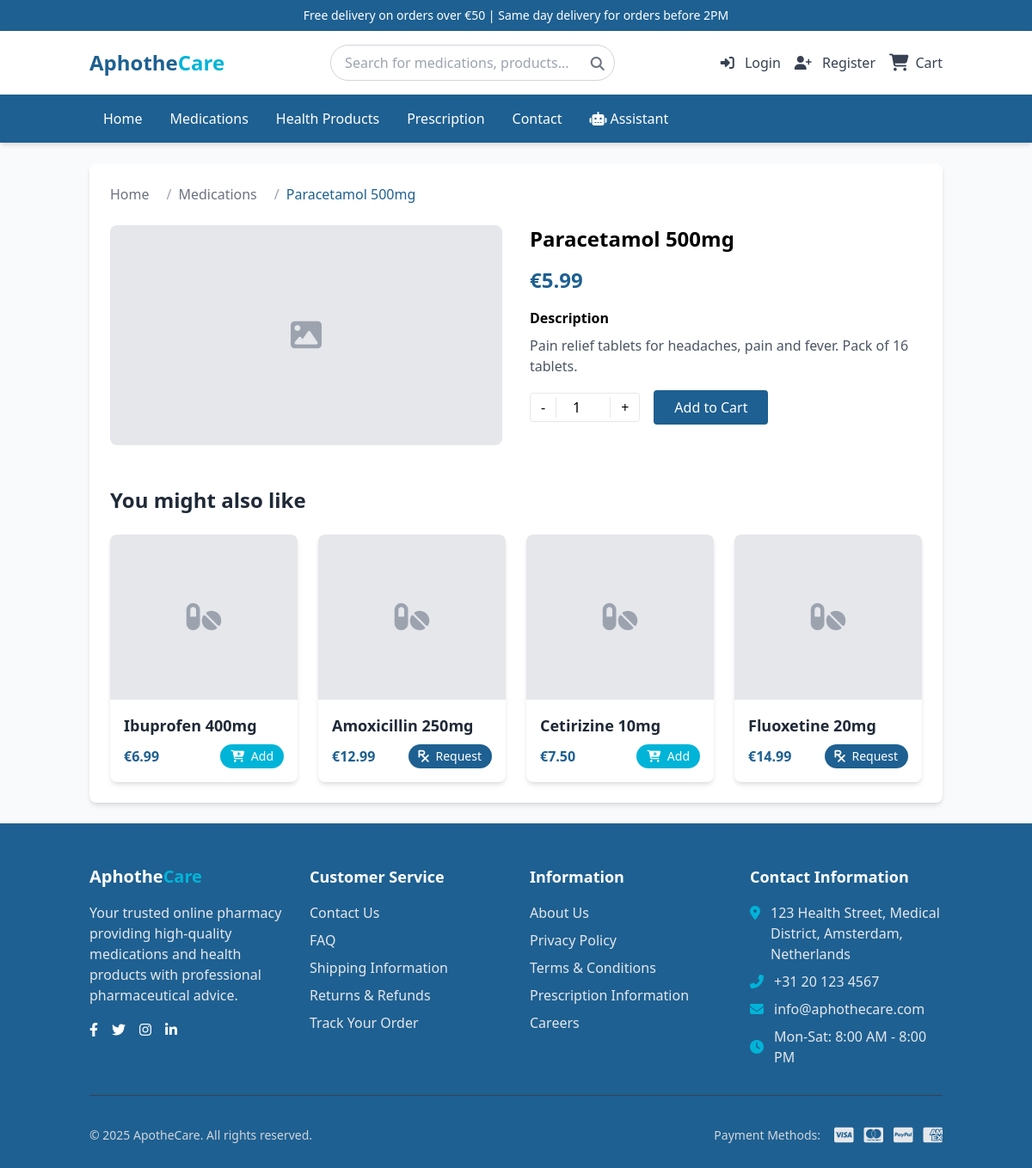
The page /index.php?page=product&id=1 on the database its author committed.
### tables this page shows
CREATE TABLE IF NOT EXISTS products (
    id INT AUTO_INCREMENT PRIMARY KEY,
    name VARCHAR(255) NOT NULL,
    slug VARCHAR(255) NOT NULL UNIQUE,
    sku VARCHAR(50),
    description TEXT,
    short_description TEXT,
    price DECIMAL(10, 2) NOT NULL,
    sale_price DECIMAL(10, 2),
    stock_quantity INT NOT NULL DEFAULT 0,
    reorder_level INT DEFAULT 10,
    category VARCHAR(50) NOT NULL,
    requires_prescription BOOLEAN DEFAULT FALSE,
    image VARCHAR(255),
    featured BOOLEAN DEFAULT FALSE,
    status ENUM('active', 'inactive', 'discontinued') DEFAULT 'active',
    created_at DATETIME DEFAULT CURRENT_TIMESTAMP,
    updated_at DATETIME DEFAULT CURRENT_TIMESTAMP ON UPDATE CURRENT_TIMESTAMP
);

### includes/functions.php (called while the page is built, shortened)
<?php
function formatPrice($price) {
    return '€' . number_format($price, 2);
}
function getProductsByCategory($category) {
    global $pdo;
    $stmt = $pdo->prepare("SELECT * FROM products WHERE category = :category");
    $stmt->execute(['category' => $category]);
    return $stmt->fetchAll();
}
?>

### pages/product.php (the view, shortened to what this page needs)
<?php
$product_id = isset($_GET['id']) ? (int)$_GET['id'] : 0;
try {
    $stmt = $pdo->prepare("SELECT * FROM products WHERE id = :id");
    $stmt->execute(['id' => $product_id]);
    $product = $stmt->fetch();
    $has_approved_prescription = false;
} catch (PDOException $e) {
    $product = null;
    $has_approved_prescription = false;
    error_log("Product Error: " . $e->getMessage());
}
$related_products = getProductsByCategory($product['category']);
$related_products = array_filter($related_products, function($p) use ($product_id) {
    return $p['id'] != $product_id;
});
$related_products = array_slice($related_products, 0, 4);
?>
<div class="bg-white rounded-lg shadow-md p-6">
    <nav class="flex mb-6">
        <ol class="inline-flex items-center space-x-1 md:space-x-3">
            <li class="inline-flex items-center">
                <a href="index.php" class="text-gray-500 hover:text-primary">Home</a>
            </li>
            <li class="flex items-center">
                <span class="mx-2 text-gray-400">/</span>
                <a href="index.php?page=<?php echo $product['category']; ?>" class="text-gray-500 hover:text-primary">
                    <?php echo ucfirst(str_replace('-', ' ', $product['category'])); ?>
                </a>
            </li>
            <li class="flex items-center">
                <span class="mx-2 text-gray-400">/</span>
                <span class="text-primary"><?php echo $product['name']; ?></span>
            </li>
        </ol>
    </nav>
    <div class="grid grid-cols-1 md:grid-cols-2 gap-8">
        <div>
            <?php if (isset($product['image']) && !empty($product['image'])): ?>
            <img src="<?php echo $product['image']; ?>" alt="<?php echo $product['name']; ?>" class="w-full rounded-lg">
            <?php else: ?>
            <div class="w-full h-64 bg-gray-200 rounded-lg flex items-center justify-center">
                <i class="fas fa-image text-gray-400 text-4xl"></i>
            </div>
            <?php endif; ?>
        </div>
        <div>
            <h1 class="text-2xl font-bold mb-4"><?php echo $product['name']; ?></h1>
            <div class="mb-4">
                <span class="text-2xl font-bold text-primary"><?php echo formatPrice($product['price']); ?></span>
            </div>
            <div class="mb-4">
                <h2 class="font-semibold mb-2">Description</h2>
                <p class="text-gray-600"><?php echo nl2br($product['description']); ?></p>
            </div>
            <?php if ($product['stock_quantity'] > 0): ?>
                <?php if (!$product['requires_prescription'] || (isset($_SESSION['user_id']) && $has_approved_prescription)): ?>
                <div class="flex items-center space-x-4">
                    <div class="flex items-center border rounded">
                        <button onclick="updateQuantity(-1)" class="px-3 py-1 hover:bg-gray-100">-</button>
                        <input type="number" id="quantity" value="1" min="1" max="<?php echo $product['stock_quantity']; ?>"
                            class="w-16 text-center border-x">
                        <button onclick="updateQuantity(1)" class="px-3 py-1 hover:bg-gray-100">+</button>
                    </div>
                    <button onclick="addToCart(<?php echo $product_id; ?>)"
                        class="bg-primary text-white px-6 py-2 rounded hover:bg-dark transition-colors">
                        Add to Cart
                    </button>
                </div>
                <?php endif; ?>
            <?php else: ?>
                <div class="text-red-500">
                    <i class="fas fa-times-circle mr-1"></i> Out of stock
                </div>
            <?php endif; ?>
        </div>
    </div>
    <?php if (!empty($related_products)): ?>
    <div class="mt-12">
        <h2 class="text-2xl font-bold text-gray-800 mb-6">You might also like</h2>
        <div class="grid grid-cols-1 sm:grid-cols-2 md:grid-cols-4 gap-6">
            <?php foreach ($related_products as $related): ?>
            <div class="bg-white rounded-lg shadow-md overflow-hidden transition-transform hover:shadow-lg hover:-translate-y-1">
                <a href="index.php?page=product&id=<?php echo $related['id']; ?>">
                    <?php if (isset($related['image']) && !empty($related['image'])): ?>
                    <img src="<?php echo $related['image']; ?>" alt="<?php echo $related['name']; ?>" class="w-full h-48 object-cover">
                    <?php else: ?>
                    <div class="w-full h-48 bg-gray-200 flex items-center justify-center">
                        <i class="fas <?php echo $related['category'] === 'medications' ? 'fa-pills' : 'fa-heartbeat'; ?> text-gray-400 text-4xl"></i>
                    </div>
                    <?php endif; ?>
                </a>
                <div class="p-4">
                    <h3 class="text-lg font-semibold mb-2">
                        <a href="index.php?page=product&id=<?php echo $related['id']; ?>" class="text-gray-800 hover:text-primary transition-colors">
                            <?php echo $related['name']; ?>
                        </a>
                    </h3>
                    <div class="flex justify-between items-center">
                        <span class="text-primary font-bold"><?php echo formatPrice($related['price']); ?></span>
                        <?php if ($related['stock_quantity'] > 0): ?>
                            <?php if ($related['requires_prescription']): ?>
                            <a href="index.php?page=prescription&product_id=<?php echo $related['id']; ?>" class="bg-primary hover:bg-dark text-white px-3 py-1 rounded-full text-sm transition-colors">
                                <i class="fas fa-prescription mr-1"></i> Request
                            </a>
                            <?php else: ?>
                            <button onclick="addToCart(<?php echo $related['id']; ?>)" class="bg-accent hover:bg-primary text-white px-3 py-1 rounded-full text-sm transition-colors">
                                <i class="fas fa-cart-plus mr-1"></i> Add
                            </button>
                            <?php endif; ?>
                        <?php else: ?>
                            <span class="text-red-500 text-sm">Out of stock</span>
                        <?php endif; ?>
                    </div>
                </div>
            </div>
            <?php endforeach; ?>
        </div>
    </div>
    <?php endif; ?>
</div>

### rows shown on the page
products: category "Medications", name "Paracetamol 500mg", price "€5.99", description "Pain relief tablets for headaches, pain and fever. Pack of 16 tablets."
products: name "Ibuprofen 400mg", price "€6.99"
products: name "Amoxicillin 250mg", price "€12.99"
products: name "Cetirizine 10mg", price "€7.50"
products: name "Fluoxetine 20mg", price "€14.99"
